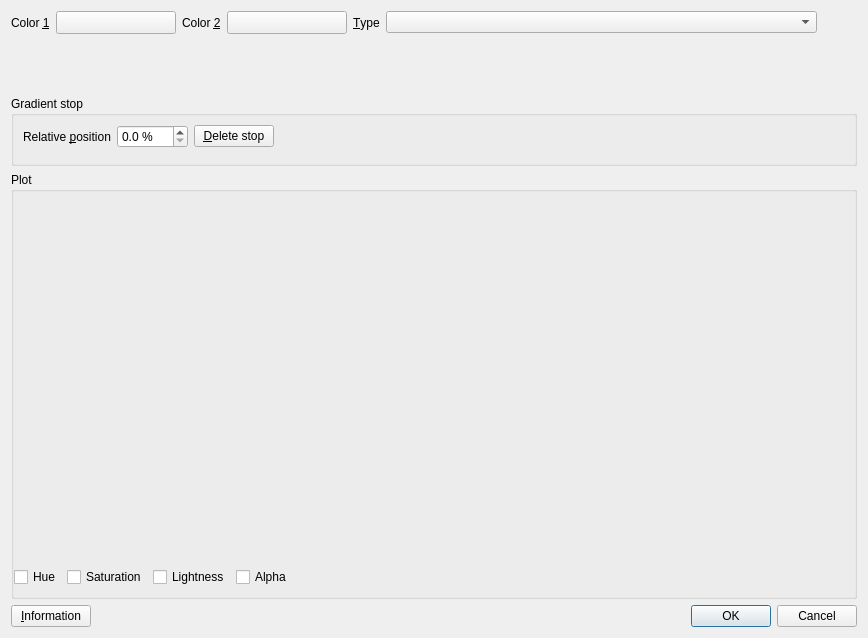
<?xml version="1.0" encoding="UTF-8"?>
<ui version="4.0">
 <class>VectorGradientColorRampV2DialogBase</class>
 <widget class="QDialog" name="VectorGradientColorRampV2DialogBase">
  <property name="geometry">
   <rect>
    <x>0</x>
    <y>0</y>
    <width>868</width>
    <height>638</height>
   </rect>
  </property>
  <property name="windowTitle">
   <string>Gradient color ramp</string>
  </property>
  <layout class="QVBoxLayout" name="verticalLayout" stretch="0,0,0,0">
   <item>
    <layout class="QHBoxLayout" name="horizontalLayout_3" stretch="0,0,0,0,0,1,0">
     <item>
      <widget class="QLabel" name="label">
       <property name="text">
        <string>Color &amp;1</string>
       </property>
       <property name="buddy">
        <cstring>btnColor1</cstring>
       </property>
      </widget>
     </item>
     <item>
      <widget class="QgsColorButtonV2" name="btnColor1">
       <property name="minimumSize">
        <size>
         <width>120</width>
         <height>0</height>
        </size>
       </property>
       <property name="maximumSize">
        <size>
         <width>120</width>
         <height>16777215</height>
        </size>
       </property>
       <property name="text">
        <string/>
       </property>
      </widget>
     </item>
     <item>
      <widget class="QLabel" name="label_2">
       <property name="text">
        <string>Color &amp;2</string>
       </property>
       <property name="buddy">
        <cstring>btnColor2</cstring>
       </property>
      </widget>
     </item>
     <item>
      <widget class="QgsColorButtonV2" name="btnColor2">
       <property name="minimumSize">
        <size>
         <width>120</width>
         <height>0</height>
        </size>
       </property>
       <property name="maximumSize">
        <size>
         <width>120</width>
         <height>16777215</height>
        </size>
       </property>
       <property name="text">
        <string/>
       </property>
      </widget>
     </item>
     <item>
      <widget class="QLabel" name="label_3">
       <property name="text">
        <string>&amp;Type</string>
       </property>
       <property name="buddy">
        <cstring>cboType</cstring>
       </property>
      </widget>
     </item>
     <item>
      <widget class="QComboBox" name="cboType">
       <property name="sizePolicy">
        <sizepolicy hsizetype="Minimum" vsizetype="Fixed">
         <horstretch>0</horstretch>
         <verstretch>0</verstretch>
        </sizepolicy>
       </property>
       <property name="styleSheet">
        <string notr="true"/>
       </property>
       <property name="sizeAdjustPolicy">
        <enum>QComboBox::AdjustToMinimumContentsLength</enum>
       </property>
      </widget>
     </item>
     <item>
      <spacer name="horizontalSpacer_3">
       <property name="orientation">
        <enum>Qt::Horizontal</enum>
       </property>
       <property name="sizeHint" stdset="0">
        <size>
         <width>40</width>
         <height>20</height>
        </size>
       </property>
      </spacer>
     </item>
    </layout>
   </item>
   <item>
    <widget class="QgsGradientStopEditor" name="mStopEditor" native="true">
     <property name="sizePolicy">
      <sizepolicy hsizetype="Preferred" vsizetype="Fixed">
       <horstretch>0</horstretch>
       <verstretch>0</verstretch>
      </sizepolicy>
     </property>
     <property name="minimumSize">
      <size>
       <width>0</width>
       <height>50</height>
      </size>
     </property>
     <property name="focusPolicy">
      <enum>Qt::StrongFocus</enum>
     </property>
    </widget>
   </item>
   <item>
    <widget class="QScrollArea" name="scrollArea">
     <property name="frameShape">
      <enum>QFrame::NoFrame</enum>
     </property>
     <property name="widgetResizable">
      <bool>true</bool>
     </property>
     <widget class="QWidget" name="scrollAreaWidgetContents">
      <property name="geometry">
       <rect>
        <x>0</x>
        <y>0</y>
        <width>850</width>
        <height>503</height>
       </rect>
      </property>
      <layout class="QVBoxLayout" name="verticalLayout_2" stretch="0,1">
       <property name="leftMargin">
        <number>0</number>
       </property>
       <property name="topMargin">
        <number>0</number>
       </property>
       <property name="rightMargin">
        <number>0</number>
       </property>
       <property name="bottomMargin">
        <number>0</number>
       </property>
       <item>
        <widget class="QgsCollapsibleGroupBox" name="groupBox_2">
         <property name="title">
          <string>Gradient stop</string>
         </property>
         <layout class="QGridLayout" name="gridLayout">
          <item row="0" column="0">
           <widget class="QLabel" name="label_4">
            <property name="text">
             <string>Relative &amp;position</string>
            </property>
            <property name="buddy">
             <cstring>mPositionSpinBox</cstring>
            </property>
           </widget>
          </item>
          <item row="0" column="1">
           <widget class="QgsDoubleSpinBox" name="mPositionSpinBox">
            <property name="suffix">
             <string> %</string>
            </property>
            <property name="decimals">
             <number>1</number>
            </property>
           </widget>
          </item>
          <item row="0" column="2">
           <widget class="QPushButton" name="mDeleteStopButton">
            <property name="text">
             <string>&amp;Delete stop</string>
            </property>
           </widget>
          </item>
          <item row="0" column="3">
           <spacer name="horizontalSpacer">
            <property name="orientation">
             <enum>Qt::Horizontal</enum>
            </property>
            <property name="sizeHint" stdset="0">
             <size>
              <width>40</width>
              <height>20</height>
             </size>
            </property>
           </spacer>
          </item>
          <item row="1" column="0" colspan="4">
           <widget class="QgsCompoundColorWidget" name="mColorWidget" native="true">
            <property name="focusPolicy">
             <enum>Qt::StrongFocus</enum>
            </property>
           </widget>
          </item>
         </layout>
        </widget>
       </item>
       <item>
        <widget class="QgsCollapsibleGroupBox" name="mPlotGroupBox">
         <property name="minimumSize">
          <size>
           <width>0</width>
           <height>0</height>
          </size>
         </property>
         <property name="title">
          <string>Plot</string>
         </property>
         <layout class="QVBoxLayout" name="verticalLayout_3" stretch="1,0">
          <property name="leftMargin">
           <number>0</number>
          </property>
          <property name="topMargin">
           <number>9</number>
          </property>
          <property name="rightMargin">
           <number>0</number>
          </property>
          <property name="bottomMargin">
           <number>9</number>
          </property>
          <item>
           <widget class="QwtPlot" name="mPlot">
            <property name="minimumSize">
             <size>
              <width>0</width>
              <height>200</height>
             </size>
            </property>
           </widget>
          </item>
          <item>
           <layout class="QHBoxLayout" name="horizontalLayout_2">
            <item>
             <widget class="QCheckBox" name="mPlotHueCheckbox">
              <property name="text">
               <string>Hue</string>
              </property>
             </widget>
            </item>
            <item>
             <widget class="QCheckBox" name="mPlotSaturationCheckbox">
              <property name="text">
               <string>Saturation</string>
              </property>
             </widget>
            </item>
            <item>
             <widget class="QCheckBox" name="mPlotLightnessCheckbox">
              <property name="text">
               <string>Lightness</string>
              </property>
             </widget>
            </item>
            <item>
             <widget class="QCheckBox" name="mPlotAlphaCheckbox">
              <property name="text">
               <string>Alpha</string>
              </property>
             </widget>
            </item>
            <item>
             <spacer name="horizontalSpacer_2">
              <property name="orientation">
               <enum>Qt::Horizontal</enum>
              </property>
              <property name="sizeHint" stdset="0">
               <size>
                <width>40</width>
                <height>20</height>
               </size>
              </property>
             </spacer>
            </item>
           </layout>
          </item>
         </layout>
        </widget>
       </item>
      </layout>
     </widget>
    </widget>
   </item>
   <item>
    <layout class="QHBoxLayout" name="horizontalLayout">
     <item>
      <widget class="QPushButton" name="btnInformation">
       <property name="text">
        <string>&amp;Information</string>
       </property>
      </widget>
     </item>
     <item>
      <widget class="QDialogButtonBox" name="buttonBox">
       <property name="orientation">
        <enum>Qt::Horizontal</enum>
       </property>
       <property name="standardButtons">
        <set>QDialogButtonBox::Cancel|QDialogButtonBox::Ok</set>
       </property>
      </widget>
     </item>
    </layout>
   </item>
  </layout>
 </widget>
 <customwidgets>
  <customwidget>
   <class>QgsColorButtonV2</class>
   <extends>QToolButton</extends>
   <header>qgscolorbuttonv2.h</header>
   <container>1</container>
  </customwidget>
  <customwidget>
   <class>QgsGradientStopEditor</class>
   <extends>QWidget</extends>
   <header>qgsgradientstopeditor.h</header>
   <container>1</container>
  </customwidget>
  <customwidget>
   <class>QgsDoubleSpinBox</class>
   <extends>QDoubleSpinBox</extends>
   <header>qgsdoublespinbox.h</header>
  </customwidget>
  <customwidget>
   <class>QgsCompoundColorWidget</class>
   <extends>QWidget</extends>
   <header>qgscompoundcolorwidget.h</header>
   <container>1</container>
  </customwidget>
  <customwidget>
   <class>QgsCollapsibleGroupBox</class>
   <extends>QGroupBox</extends>
   <header>qgscollapsiblegroupbox.h</header>
   <container>1</container>
  </customwidget>
  <customwidget>
   <class>QwtPlot</class>
   <extends>QFrame</extends>
   <header>qwt_plot.h</header>
   <container>1</container>
  </customwidget>
 </customwidgets>
 <tabstops>
  <tabstop>btnColor1</tabstop>
  <tabstop>btnColor2</tabstop>
  <tabstop>cboType</tabstop>
  <tabstop>mStopEditor</tabstop>
  <tabstop>mPositionSpinBox</tabstop>
  <tabstop>mDeleteStopButton</tabstop>
  <tabstop>mColorWidget</tabstop>
  <tabstop>btnInformation</tabstop>
 </tabstops>
 <resources/>
 <connections>
  <connection>
   <sender>buttonBox</sender>
   <signal>accepted()</signal>
   <receiver>VectorGradientColorRampV2DialogBase</receiver>
   <slot>accept()</slot>
   <hints>
    <hint type="sourcelabel">
     <x>267</x>
     <y>354</y>
    </hint>
    <hint type="destinationlabel">
     <x>168</x>
     <y>256</y>
    </hint>
   </hints>
  </connection>
  <connection>
   <sender>buttonBox</sender>
   <signal>rejected()</signal>
   <receiver>VectorGradientColorRampV2DialogBase</receiver>
   <slot>reject()</slot>
   <hints>
    <hint type="sourcelabel">
     <x>372</x>
     <y>354</y>
    </hint>
    <hint type="destinationlabel">
     <x>371</x>
     <y>259</y>
    </hint>
   </hints>
  </connection>
 </connections>
</ui>
